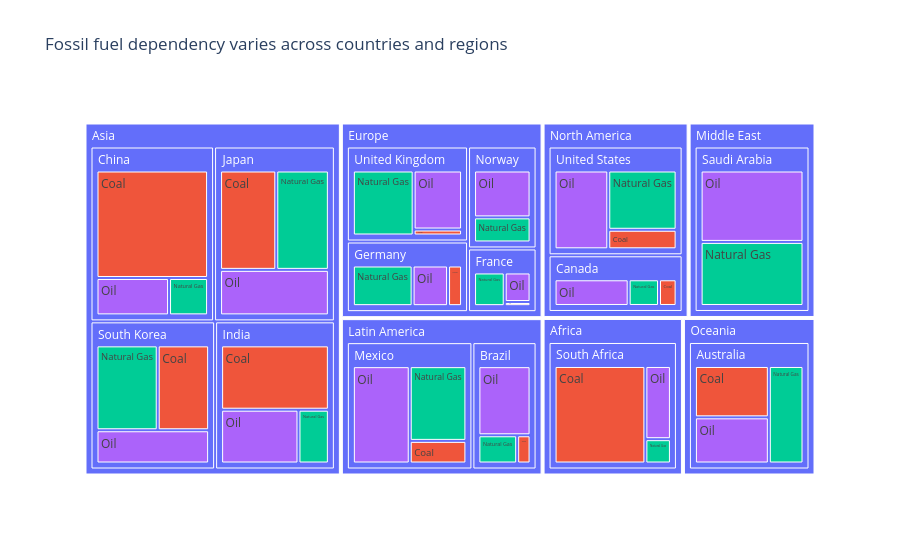

Notebook source saved alongside this figure:
### Markdown cell above
## Task 1 — Treemap: fossil fuel dependency by **country**

### Code cell
import plotly.express as px
import pandas as pd

df = pd.read_csv('global_energy_mix.csv')

# Fossil fuel sources
fossil_sources = ['Coal', 'Oil', 'Natural Gas']

fossil = df[df['Source'].isin(fossil_sources)]

# Treemap
fig = px.treemap(
    fossil,
    path=['Region', 'Country', 'Source'],
    values='TWh',
    color='Source',
    title='Fossil fuel dependency varies across countries and regions'
)

fig.show()

### Figure 1 — Plotly figure (JSON) as saved in the notebook; plotly's stock layout.template omitted (floating-point values rounded to 4 significant figures)
{"data": [{"branchvalues": "total", "customdata": [["(?)"], ["(?)"], ["(?)"], ["(?)"], ["(?)"], ["(?)"], ["(?)"], ["(?)"], ["(?)"], ["(?)"], ["(?)"], ["(?)"], ["(?)"], ["(?)"], ["(?)"], ["(?)"], ["(?)"], ["(?)"], ["(?)"], ["(?)"], ["(?)"], ["(?)"], ["Coal"], ["Coal"], ["Coal"], ["Coal"], ["Coal"], ["Coal"], ["Coal"], ["Coal"], ["Coal"], ["Coal"], ["Coal"], ["Coal"], ["Coal"], ["Natural Gas"], ["Natural Gas"], ["Natural Gas"], ["Natural Gas"], ["Natural Gas"], ["Natural Gas"], ["Natural Gas"], ["Natural Gas"], ["Natural Gas"], ["Natural Gas"], ["Natural Gas"], ["Natural Gas"], ["Natural Gas"], ["Natural Gas"], ["Natural Gas"], ["Oil"], ["Oil"], ["Oil"], ["Oil"], ["Oil"], ["Oil"], ["Oil"], ["Oil"], ["Oil"], ["Oil"], ["Oil"], ["Oil"], ["Oil"], ["Oil"], ["Oil"]], "domain": {"x": [0, 1], "y": [0, 1]}, "hovertemplate": "labels=%{label}<br>TWh=%{value}<br>parent=%{parent}<br>id=%{id}<br>Source=%{customdata[0]}<extra></extra>", "ids": ["Africa", "North America/United States", "Asia/China", "Europe/Germany", "Europe/France", "Europe/United Kingdom", "Asia/India", "Latin America/Brazil", "Oceania/Australia", "Middle East", "Asia/South Korea", "Asia/Japan", "Middle East/Saudi Arabia", "Africa/South Africa", "North America/Canada", "Latin America/Mexico", "North America", "Asia", "Europe", "Latin America", "Oceania", "Europe/Norway", "Latin America/Mexico/Coal", "North America/Canada/Coal", "Africa/South Africa/Coal", "Asia/South Korea/Coal", "North America/United States/Coal", "Latin America/Brazil/Coal", "Europe/France/Coal", "Asia/India/Coal", "Asia/Japan/Coal", "Asia/China/Coal", "Europe/Germany/Coal", "Europe/United Kingdom/Coal", "Oceania/Australia/Coal", "Europe/United Kingdom/Natural Gas", "Europe/Germany/Natural Gas", "Asia/India/Natural Gas", "Asia/Japan/Natural Gas", "Latin America/Brazil/Natural Gas", "Latin America/Mexico/Natural Gas", "North America/Canada/Natural Gas", "Africa/South Africa/Natural Gas", "Oceania/Australia/Natural Gas", "Middle East/Saudi Arabia/Natural Gas", "Europe/Norway/Natural Gas", "North America/United States/Natural Gas", "Asia/South Korea/Natural Gas", "Asia/China/Natural Gas", "Europe/France/Natural Gas", "Asia/China/Oil", "Europe/Germany/Oil", "North America/United States/Oil", "Asia/Japan/Oil", "Europe/United Kingdom/Oil", "Asia/India/Oil", "Latin America/Brazil/Oil", "Latin America/Mexico/Oil", "North America/Canada/Oil", "Oceania/Australia/Oil", "Africa/South Africa/Oil", "Europe/Norway/Oil", "Asia/South Korea/Oil", "Europe/France/Oil", "Middle East/Saudi Arabia/Oil"], "labels": ["Africa", "United States", "China", "Germany", "France", "United Kingdom", "India", "Brazil", "Australia", "Middle East", "South Korea", "Japan", "Saudi Arabia", "South Africa", "Canada", "Mexico", "North America", "Asia", "Europe", "Latin America", "Oceania", "Norway", "Coal", "Coal", "Coal", "Coal", "Coal", "Coal", "Coal", "Coal", "Coal", "Coal", "Coal", "Coal", "Coal", "Natural Gas", "Natural Gas", "Natural Gas", "Natural Gas", "Natural Gas", "Natural Gas", "Natural Gas", "Natural Gas", "Natural Gas", "Natural Gas", "Natural Gas", "Natural Gas", "Natural Gas", "Natural Gas", "Natural Gas", "Oil", "Oil", "Oil", "Oil", "Oil", "Oil", "Oil", "Oil", "Oil", "Oil", "Oil", "Oil", "Oil", "Oil", "Oil"], "marker": {"colors": ["#636efa", "#636efa", "#636efa", "#636efa", "#636efa", "#636efa", "#636efa", "#636efa", "#636efa", "#636efa", "#636efa", "#636efa", "#636efa", "#636efa", "#636efa", "#636efa", "#636efa", "#636efa", "#636efa", "#636efa", "#636efa", "#636efa", "#EF553B", "#EF553B", "#EF553B", "#EF553B", "#EF553B", "#EF553B", "#EF553B", "#EF553B", "#EF553B", "#EF553B", "#EF553B", "#EF553B", "#EF553B", "#00cc96", "#00cc96", "#00cc96", "#00cc96", "#00cc96", "#00cc96", "#00cc96", "#00cc96", "#00cc96", "#00cc96", "#00cc96", "#00cc96", "#00cc96", "#00cc96", "#00cc96", "#ab63fa", "#ab63fa", "#ab63fa", "#ab63fa", "#ab63fa", "#ab63fa", "#ab63fa", "#ab63fa", "#ab63fa", "#ab63fa", "#ab63fa", "#ab63fa", "#ab63fa", "#ab63fa", "#ab63fa"]}, "name": "", "parents": ["", "North America", "Asia", "Europe", "Europe", "Europe", "Asia", "Latin America", "Oceania", "", "Asia", "Asia", "Middle East", "Africa", "North America", "Latin America", "", "", "", "", "", "Europe", "Latin America/Mexico", "North America/Canada", "Africa/South Africa", "Asia/South Korea", "North America/United States", "Latin America/Brazil", "Europe/France", "Asia/India", "Asia/Japan", "Asia/China", "Europe/Germany", "Europe/United Kingdom", "Oceania/Australia", "Europe/United Kingdom", "Europe/Germany", "Asia/India", "Asia/Japan", "Latin America/Brazil", "Latin America/Mexico", "North America/Canada", "Africa/South Africa", "Oceania/Australia", "Middle East/Saudi Arabia", "Europe/Norway", "North America/United States", "Asia/South Korea", "Asia/China", "Europe/France", "Asia/China", "Europe/Germany", "North America/United States", "Asia/Japan", "Europe/United Kingdom", "Asia/India", "Latin America/Brazil", "Latin America/Mexico", "North America/Canada", "Oceania/Australia", "Africa/South Africa", "Europe/Norway", "Asia/South Korea", "Europe/France", "Middle East/Saudi Arabia"], "type": "treemap", "values": [8620.0, 7318.0, 9660.0, 4191.0, 2137.0, 5638.0, 7930.0, 4187.0, 8142.0, 9671.0, 8252.0, 9442.0, 9671.0, 8620.0, 3813.0, 8189.0, 11130.0, 35280.0, 15390.0, 12380.0, 8142.0, 3421.0, 949.0, 550.0, 6727.0, 2706.0, 1015.0, 312.0, 120.0, 4319.0, 3347.0, 7168.0, 537.0, 230.0, 2919.0, 3139.0, 2293.0, 1018.0, 3130.0, 902.0, 3137.0, 948.0, 472.0, 2599.0, 4573.0, 1193.0, 3083.0, 3224.0, 872.0, 1160.0, 1620.0, 1361.0, 3220.0, 2965.0, 2269.0, 2593.0, 2973.0, 4103.0, 2315.0, 2624.0, 1421.0, 2228.0, 2322.0, 857.0, 5098.0]}], "layout": {"legend": {"tracegroupgap": 0}, "title": {"text": "Fossil fuel dependency varies across countries and regions"}}}
